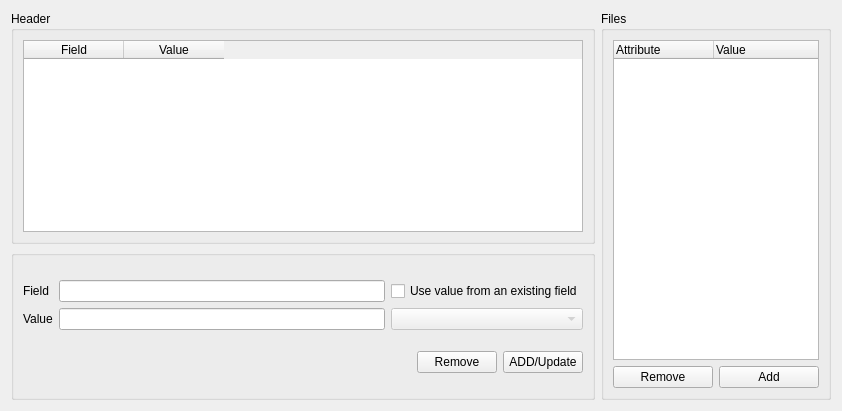
          <widget class="QWidget" name="tab_14">
           <attribute name="title">
            <string>Header</string>
           </attribute>
           <layout class="QGridLayout" name="gridLayout_15">
            <item row="0" column="0">
             <widget class="QGroupBox" name="groupBox_10">
              <property name="title">
               <string>Header</string>
              </property>
              <layout class="QGridLayout" name="gridLayout_25">
               <item row="0" column="0">
                <widget class="QTableWidget" name="hedit_header_table">
                 <property name="selectionMode">
                  <enum>QAbstractItemView::SingleSelection</enum>
                 </property>
                 <property name="selectionBehavior">
                  <enum>QAbstractItemView::SelectRows</enum>
                 </property>
                 <column>
                  <property name="text">
                   <string>Field</string>
                  </property>
                 </column>
                 <column>
                  <property name="text">
                   <string>Value</string>
                  </property>
                 </column>
                </widget>
               </item>
              </layout>
             </widget>
            </item>
            <item row="1" column="0">
             <widget class="QGroupBox" name="groupBox_9">
              <property name="minimumSize">
               <size>
                <width>0</width>
                <height>150</height>
               </size>
              </property>
              <property name="maximumSize">
               <size>
                <width>16777215</width>
                <height>150</height>
               </size>
              </property>
              <property name="title">
               <string/>
              </property>
              <layout class="QGridLayout" name="gridLayout_14">
               <item row="0" column="0" colspan="3">
                <layout class="QGridLayout" name="gridLayout_13">
                 <item row="0" column="0">
                  <widget class="QLabel" name="label">
                   <property name="text">
                    <string>Field</string>
                   </property>
                  </widget>
                 </item>
                 <item row="0" column="1">
                  <widget class="QLineEdit" name="hedit_field"/>
                 </item>
                 <item row="0" column="2">
                  <widget class="QCheckBox" name="hedit_isvaluefromheader">
                   <property name="text">
                    <string>Use value from an existing field</string>
                   </property>
                  </widget>
                 </item>
                 <item row="1" column="0">
                  <widget class="QLabel" name="label_2">
                   <property name="text">
                    <string>Value</string>
                   </property>
                  </widget>
                 </item>
                 <item row="1" column="1">
                  <widget class="QLineEdit" name="hedit_value"/>
                 </item>
                 <item row="1" column="2">
                  <widget class="QComboBox" name="hedit_valuefromheader">
                   <property name="enabled">
                    <bool>false</bool>
                   </property>
                  </widget>
                 </item>
                </layout>
               </item>
               <item row="1" column="0">
                <spacer name="horizontalSpacer_6">
                 <property name="orientation">
                  <enum>Qt::Horizontal</enum>
                 </property>
                 <property name="sizeHint" stdset="0">
                  <size>
                   <width>388</width>
                   <height>20</height>
                  </size>
                 </property>
                </spacer>
               </item>
               <item row="1" column="1">
                <widget class="QPushButton" name="hedit_remove_field">
                 <property name="text">
                  <string>Remove</string>
                 </property>
                </widget>
               </item>
               <item row="1" column="2">
                <widget class="QPushButton" name="hedit_add_field">
                 <property name="text">
                  <string>ADD/Update</string>
                 </property>
                </widget>
               </item>
              </layout>
             </widget>
            </item>
            <item row="0" column="1" rowspan="2">
             <widget class="QGroupBox" name="groupBox_8">
              <property name="minimumSize">
               <size>
                <width>230</width>
                <height>0</height>
               </size>
              </property>
              <property name="maximumSize">
               <size>
                <width>230</width>
                <height>16777215</height>
               </size>
              </property>
              <property name="title">
               <string>Files</string>
              </property>
              <layout class="QGridLayout" name="gridLayout_22">
               <item row="0" column="0" colspan="2">
                <widget class="QTreeWidget" name="hedit_list">
                 <property name="selectionMode">
                  <enum>QAbstractItemView::ExtendedSelection</enum>
                 </property>
                 <column>
                  <property name="text">
                   <string>Attribute</string>
                  </property>
                 </column>
                 <column>
                  <property name="text">
                   <string>Value</string>
                  </property>
                 </column>
                </widget>
               </item>
               <item row="1" column="0">
                <widget class="QPushButton" name="hedit_remove">
                 <property name="text">
                  <string>Remove</string>
                 </property>
                </widget>
               </item>
               <item row="1" column="1">
                <widget class="QPushButton" name="hedit_add">
                 <property name="text">
                  <string>Add</string>
                 </property>
                </widget>
               </item>
              </layout>
             </widget>
            </item>
           </layout>
          </widget>
